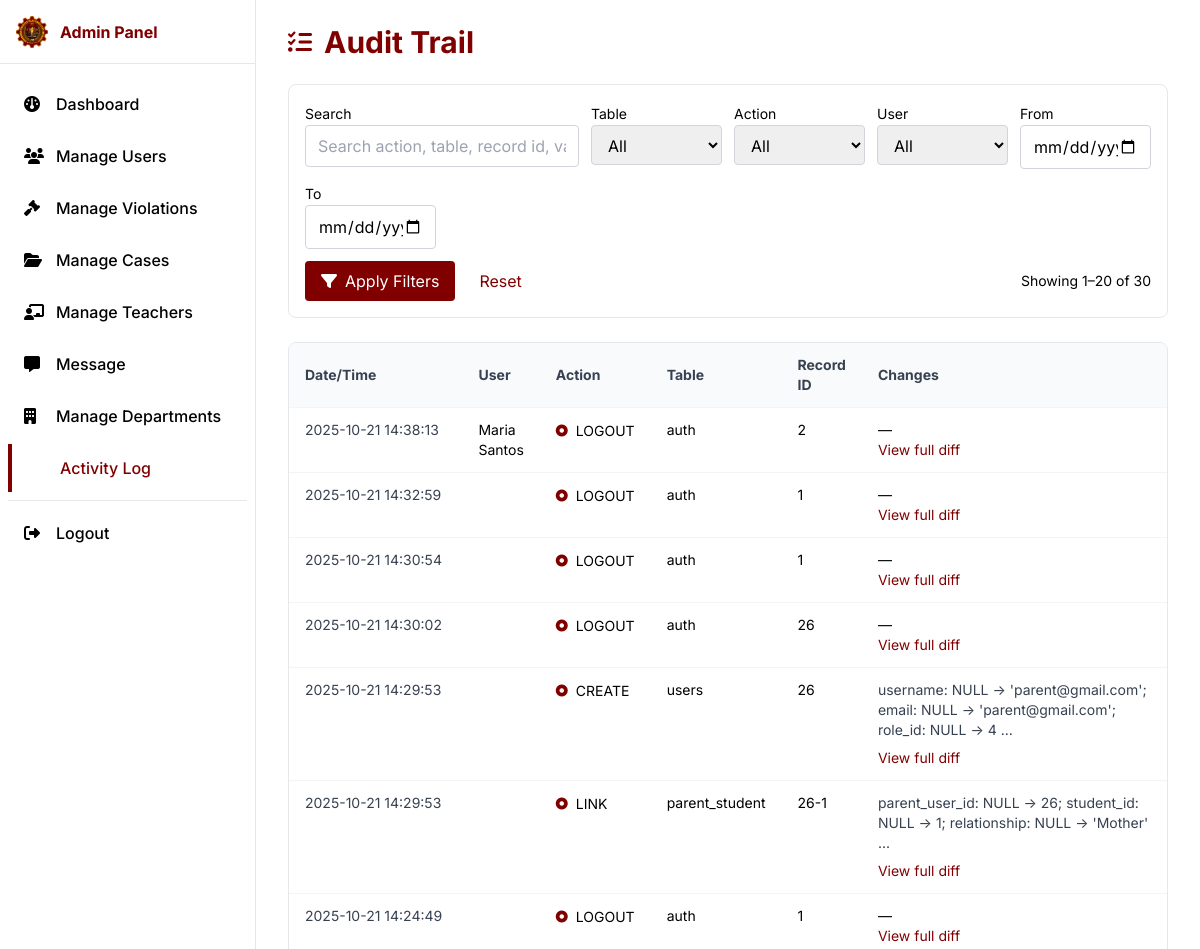
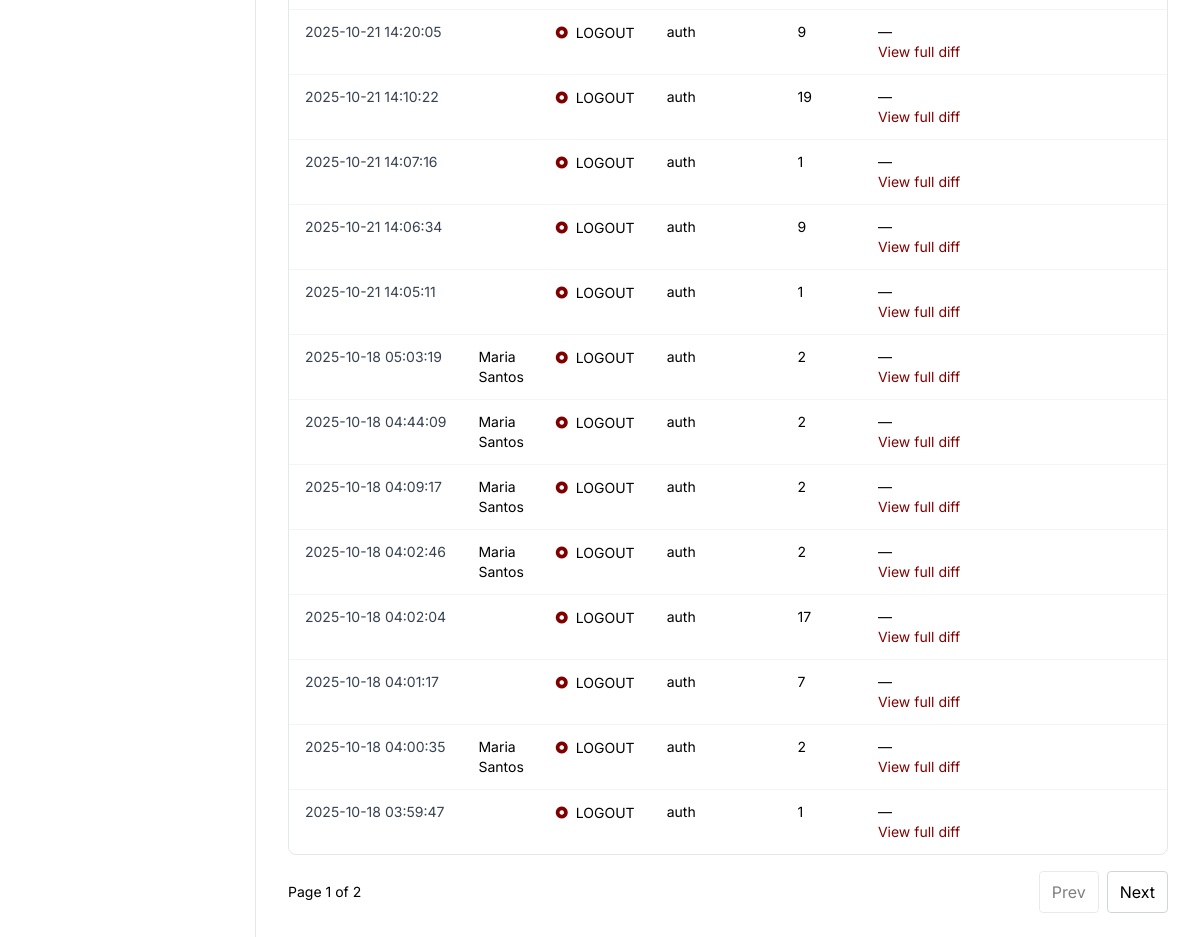
/pages/Admin/activity-log.php, run on the app's committed database (2 pictures, top to bottom).
### tables this page shows
CREATE TABLE `audit_trail` (
  `id` bigint(20) UNSIGNED NOT NULL,
  `table_name` varchar(100) NOT NULL,
  `record_id` varchar(100) NOT NULL,
  `action` varchar(30) NOT NULL,
  `performed_by_user_id` bigint(20) UNSIGNED DEFAULT NULL,
  `old_values` longtext DEFAULT NULL CHECK (json_valid(`old_values`)),
  `new_values` longtext DEFAULT NULL CHECK (json_valid(`new_values`)),
  `created_at` timestamp NOT NULL DEFAULT current_timestamp()
);

### pages/Admin/activity-log.php (the view, shortened to what this page needs)
<?php
  require_once '../../components/admin-head.php';
  require_once '../../database/database.php';
  $q = isset($_GET['q']) ? trim($_GET['q']) : '';
  $dateFrom = isset($_GET['date_from']) ? trim($_GET['date_from']) : '';
  $dateTo = isset($_GET['date_to']) ? trim($_GET['date_to']) : '';
  $page = isset($_GET['page']) && ctype_digit($_GET['page']) ? (int)$_GET['page'] : 1;
  $pageSize = 20;
  $offset = ($page - 1) * $pageSize;
  $where = [];
  $whereSql = $where ? ('WHERE ' . implode(' AND ', $where)) : '';
  $sqlCount = "SELECT COUNT(*) FROM audit_trail at $whereSql";
  $stmt = $pdo->prepare($sqlCount);
  $stmt->execute();
  $totalRows = (int)$stmt->fetchColumn();
  $totalPages = max(1, (int)ceil($totalRows / $pageSize));
  $sql = "
    SELECT at.*, u.username, u.email,
           CONCAT(COALESCE(s.first_name,''),' ',COALESCE(s.last_name,'')) AS staff_name
    FROM audit_trail at
    LEFT JOIN users u ON u.id = at.performed_by_user_id
    LEFT JOIN staff s ON s.user_id = u.id
    $whereSql
    ORDER BY at.created_at DESC
    LIMIT :limit OFFSET :offset
  ";
  $stmt = $pdo->prepare($sql);
  $stmt->bindValue(':limit', $pageSize, PDO::PARAM_INT);
  $stmt->bindValue(':offset', $offset, PDO::PARAM_INT);
  $stmt->execute();
  $logs = $stmt->fetchAll(PDO::FETCH_ASSOC);
?>
<div class="min-h-screen md:pl-64">
  <?php include '../../components/admin-sidebar.php'; ?>
  <main class="px-4 md:px-8 py-6">
    <div class="flex items-center gap-3 mb-6">
      <i class="fa-solid fa-list-check text-primary text-2xl"></i>
      <h1 class="text-2xl md:text-3xl font-bold text-primary">Audit Trail</h1>
    </div>
    <form method="get" class="bg-white border border-gray-200 rounded-lg p-4 mb-6 grid grid-cols-1 md:grid-cols-6 gap-3">
      <div class="md:col-span-2">
        <label class="text-sm text-gray">Search</label>
        <input type="text" name="q" value="<?php echo htmlspecialchars($q); ?>" placeholder="Search action, table, record id, values..."
               class="w-full border border-gray-300 rounded px-3 py-2 focus:outline-none focus:ring-1 focus:ring-primary" />
      </div>
      <div>
        <label class="text-sm text-gray">Table</label>
        <select name="table_name" class="w-full border border-gray-300 rounded px-3 py-2">
          <option value="">All</option>
        </select>
      </div>
      <div>
        <label class="text-sm text-gray">Action</label>
        <select name="action" class="w-full border border-gray-300 rounded px-3 py-2">
          <option value="">All</option>
        </select>
      </div>
      <div>
        <label class="text-sm text-gray">User</label>
        <select name="user_id" class="w-full border border-gray-300 rounded px-3 py-2">
          <option value="">All</option>
        </select>
      </div>
      <div>
        <label class="text-sm text-gray">From</label>
        <input type="date" name="date_from" value="<?php echo htmlspecialchars($dateFrom); ?>" class="w-full border border-gray-300 rounded px-3 py-2" />
      </div>
      <div>
        <label class="text-sm text-gray">To</label>
        <input type="date" name="date_to" value="<?php echo htmlspecialchars($dateTo); ?>" class="w-full border border-gray-300 rounded px-3 py-2" />
      </div>
      <div class="md:col-span-6 flex items-center gap-3">
        <button type="submit" class="bg-primary text-white px-4 py-2 rounded hover:opacity-90">
          <i class="fa-solid fa-filter mr-2"></i>Apply Filters
        </button>
        <a href="activity-log.php" class="text-primary px-3 py-2 hover:underline">Reset</a>
        <div class="text-sm text-gray ml-auto">Showing <?php echo $totalRows ? ($offset+1) : 0; ?>–<?php echo min($offset+$pageSize, $totalRows); ?> of <?php echo $totalRows; ?></div>
      </div>
    </form>
    <div class="bg-white border border-gray-200 rounded-lg overflow-x-auto">
      <table class="min-w-full text-sm">
        <thead class="bg-gray-50 text-gray-700">
          <tr>
            <th class="px-4 py-3 text-left">Date/Time</th>
            <th class="px-4 py-3 text-left">User</th>
            <th class="px-4 py-3 text-left">Action</th>
            <th class="px-4 py-3 text-left">Table</th>
            <th class="px-4 py-3 text-left">Record ID</th>
            <th class="px-4 py-3 text-left">Changes</th>
          </tr>
        </thead>
        <tbody>
          <?php if (!$logs): ?>
            <tr>
              <td colspan="6" class="px-4 py-6 text-center text-gray">No audit events found for the selected filters.</td>
            </tr>
          <?php else: ?>
            <?php foreach ($logs as $i => $row): ?>
              <?php
                $displayUser = $row['staff_name'] ? trim($row['staff_name']) : ($row['username'] ?: ($row['email'] ?: 'System'));
                $old = null; $new = null;
                if (!empty($row['new_values'])) { $new = json_decode($row['new_values'], true); }
                $preview = '';
                if (is_array($old) || is_array($new)) {
                  $keys = array_unique(array_merge(array_keys((array)$old), array_keys((array)$new)));
                  $slice = array_slice($keys, 0, 3);
                  $parts = [];
                  foreach ($slice as $k) {
                    $ov = isset($old[$k]) ? $old[$k] : null;
                    $nv = isset($new[$k]) ? $new[$k] : null;
                    $parts[] = htmlspecialchars($k) . ': ' . htmlspecialchars(var_export($ov, true)) . ' → ' . htmlspecialchars(var_export($nv, true));
                  }
                  $preview = implode('; ', $parts);
                }
                $rowId = 'chg_' . $row['id'];
              ?>
              <tr class="border-t border-gray-100 align-top">
                <td class="px-4 py-3 whitespace-nowrap text-gray-700"><?php echo htmlspecialchars(date('Y-m-d H:i:s', strtotime($row['created_at']))); ?></td>
                <td class="px-4 py-3"><?php echo htmlspecialchars($displayUser); ?></td>
                <td class="px-4 py-3"><span class="inline-flex items-center gap-2"><i class="fa-solid fa-circle-dot text-primary text-xs"></i> <?php echo htmlspecialchars($row['action']); ?></span></td>
                <td class="px-4 py-3"><?php echo htmlspecialchars($row['table_name']); ?></td>
                <td class="px-4 py-3"><?php echo htmlspecialchars($row['record_id']); ?></td>
                <td class="px-4 py-3 w-[480px]">
                  <?php if ($preview): ?>
                    <div class="text-gray-700 mb-2"><?php echo $preview; ?><?php if (strlen($preview) > 0) echo ' ...'; ?></div>
                  <?php else: ?>
                    <div class="text-gray">—</div>
                  <?php endif; ?>
                  <button type="button" class="text-primary text-sm hover:underline" onclick="toggleDetails('<?php echo $rowId; ?>')">
                    View full diff
                  </button>
                </td>
              </tr>
            <?php endforeach; ?>
          <?php endif; ?>
        </tbody>
      </table>
    </div>
    <?php if ($totalPages > 1): ?>
      <div class="flex items-center justify-between mt-4">
        <div class="text-sm text-gray">Page <?php echo $page; ?> of <?php echo $totalPages; ?></div>
        <div class="flex gap-2">
          <?php
            $baseParams = $_GET; unset($baseParams['page']);
            $buildLink = function($p) use ($baseParams) {
              $params = $baseParams; $params['page'] = $p; return 'activity-log.php?' . http_build_query($params);
            };
          ?>
          <a class="px-3 py-2 border border-gray-300 rounded <?php echo $page<=1?'pointer-events-none opacity-50':''; ?>" href="<?php echo $page>1 ? $buildLink($page-1) : '#'; ?>">Prev</a>
          <a class="px-3 py-2 border border-gray-300 rounded <?php echo $page>=$totalPages?'pointer-events-none opacity-50':''; ?>" href="<?php echo $page<$totalPages ? $buildLink($page+1) : '#'; ?>">Next</a>
        </div>
      </div>
    <?php endif; ?>
  </main>
</div>
<?php require_once '../../components/admin-footer.php'; ?>

### css/brand-fallback.css (style rules this page uses)
:root { --brand-primary: #800000; --brand-secondary: #a52a2a; }
.text-primary { color: var(--brand-primary) !important; }
.bg-primary { background-color: var(--brand-primary) !important; }

### components/admin-head.php (style rules this page uses)
body { font-family: 'Inter', ui-sans-serif, system-ui, -apple-system, Segoe UI, Roboto, Helvetica, Arial, "Apple Color Emoji", "Segoe UI Emoji"; }

### data on the page
audit_trail: created_at "2025-10-21 14:38:13", displayUser "Maria Santos", action "LOGOUT", table_name "auth", record "2"
audit_trail: created_at "2025-10-21 14:32:59", action "LOGOUT", table_name "auth", record "1"
audit_trail: created_at "2025-10-21 14:30:54", action "LOGOUT", table_name "auth", record "1"
audit_trail: created_at "2025-10-21 14:30:02", action "LOGOUT", table_name "auth", record "26"
audit_trail: created_at "2025-10-21 14:29:53", action "CREATE", table_name "users", record "26", preview "username: NULL → 'parent@gmail.com'; email: NULL → 'parent@gmail.com'; role_id: NULL → 4"
audit_trail: created_at "2025-10-21 14:29:53", action "LINK", table_name "parent_student", record "26-1", preview "parent_user_id: NULL → 26; student_id: NULL → 1; relationship: NULL → 'Mother'"
audit_trail: created_at "2025-10-21 14:24:49", action "LOGOUT", table_name "auth", record "1"
audit_trail: created_at "2025-10-21 14:20:05", action "LOGOUT", table_name "auth", record "9"
audit_trail: created_at "2025-10-21 14:10:22", action "LOGOUT", table_name "auth", record "19"
audit_trail: created_at "2025-10-21 14:07:16", action "LOGOUT", table_name "auth", record "1"
audit_trail: created_at "2025-10-21 14:06:34", action "LOGOUT", table_name "auth", record "9"
audit_trail: created_at "2025-10-21 14:05:11", action "LOGOUT", table_name "auth", record "1"
audit_trail: created_at "2025-10-18 05:03:19", displayUser "Maria Santos", action "LOGOUT", table_name "auth", record "2"
audit_trail: created_at "2025-10-18 04:44:09", displayUser "Maria Santos", action "LOGOUT", table_name "auth", record "2"
audit_trail: created_at "2025-10-18 04:09:17", displayUser "Maria Santos", action "LOGOUT", table_name "auth", record "2"
audit_trail: created_at "2025-10-18 04:02:46", displayUser "Maria Santos", action "LOGOUT", table_name "auth", record "2"
audit_trail: created_at "2025-10-18 04:02:04", action "LOGOUT", table_name "auth", record "17"
audit_trail: created_at "2025-10-18 04:01:17", action "LOGOUT", table_name "auth", record "7"
audit_trail: created_at "2025-10-18 04:00:35", displayUser "Maria Santos", action "LOGOUT", table_name "auth", record "2"
audit_trail: created_at "2025-10-18 03:59:47", action "LOGOUT", table_name "auth", record "1"

### other printed values
$offset+1 "1"
min($offset+$pageSize, $totalRows) "20"
$totalRows "30"
$page "1"
$totalPages "2"
